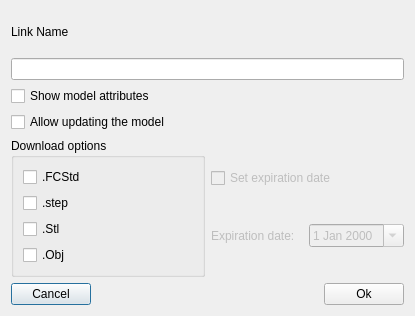
<?xml version="1.0" encoding="UTF-8"?>
<ui version="4.0">
 <class>SharingLinkEditDialog</class>
 <widget class="QDialog" name="SharingLinkEditDialog">
  <property name="geometry">
   <rect>
    <x>0</x>
    <y>0</y>
    <width>415</width>
    <height>316</height>
   </rect>
  </property>
  <property name="windowTitle">
   <string>Sharing Link Settings</string>
  </property>
  <layout class="QVBoxLayout">
   <item>
    <widget class="QLabel" name="label">
     <property name="text">
      <string>Link Name</string>
     </property>
    </widget>
   </item>
   <item>
    <widget class="QLineEdit" name="linkName"/>
   </item>
   <item>
    <widget class="QCheckBox" name="canViewModelAttributesCheckBox">
     <property name="text">
      <string>Show model attributes</string>
     </property>
    </widget>
   </item>
   <item>
    <widget class="QCheckBox" name="canUpdateModelCheckBox">
     <property name="text">
      <string>Allow updating the model</string>
     </property>
    </widget>
   </item>
   <item>
    <layout class="QHBoxLayout">
     <item>
      <widget class="QGroupBox" name="downloadOptionsGroupBox">
       <property name="title">
        <string>Download options</string>
       </property>
       <layout class="QVBoxLayout" name="verticalLayout">
        <item>
         <widget class="QCheckBox" name="canExportFCStdCheckBox">
          <property name="text">
           <string>.FCStd</string>
          </property>
         </widget>
        </item>
        <item>
         <widget class="QCheckBox" name="canExportSTEPCheckBox">
          <property name="text">
           <string>.step</string>
          </property>
         </widget>
        </item>
        <item>
         <widget class="QCheckBox" name="canExportSTLCheckBox">
          <property name="text">
           <string>.Stl</string>
          </property>
         </widget>
        </item>
        <item>
         <widget class="QCheckBox" name="canExportOBJCheckBox">
          <property name="text">
           <string>.Obj</string>
          </property>
         </widget>
        </item>
       </layout>
      </widget>
     </item>
     <item>
      <layout class="QVBoxLayout">
       <item>
        <widget class="QCheckBox" name="expCheckBox">
         <property name="enabled">
          <bool>false</bool>
         </property>
         <property name="text">
          <string>Set expiration date</string>
         </property>
        </widget>
       </item>
       <item>
        <layout class="QHBoxLayout">
         <item>
          <widget class="QLabel" name="expirationLabel">
           <property name="enabled">
            <bool>false</bool>
           </property>
           <property name="text">
            <string>Expiration date:</string>
           </property>
          </widget>
         </item>
         <item>
          <widget class="QDateEdit" name="dateEdit">
           <property name="enabled">
            <bool>false</bool>
           </property>
           <property name="calendarPopup">
            <bool>true</bool>
           </property>
          </widget>
         </item>
        </layout>
       </item>
      </layout>
     </item>
    </layout>
   </item>
   <item>
    <layout class="QHBoxLayout">
     <item>
      <widget class="QPushButton" name="cancelBtn">
       <property name="text">
        <string>Cancel</string>
       </property>
      </widget>
     </item>
     <item>
      <spacer name="horizontalSpacer">
       <property name="sizePolicy">
        <sizepolicy hsizetype="MinimumExpanding" vsizetype="Minimum">
         <horstretch>0</horstretch>
         <verstretch>0</verstretch>
        </sizepolicy>
       </property>
       <property name="orientation">
        <enum>Qt::Horizontal</enum>
       </property>
       <property name="sizeHint" stdset="0">
        <size>
         <width>40</width>
         <height>20</height>
        </size>
       </property>
      </spacer>
     </item>
     <item>
      <widget class="QPushButton" name="okBtn">
       <property name="text">
        <string>Ok</string>
       </property>
      </widget>
     </item>
    </layout>
   </item>
  </layout>
 </widget>
 <resources/>
 <connections/>
</ui>
